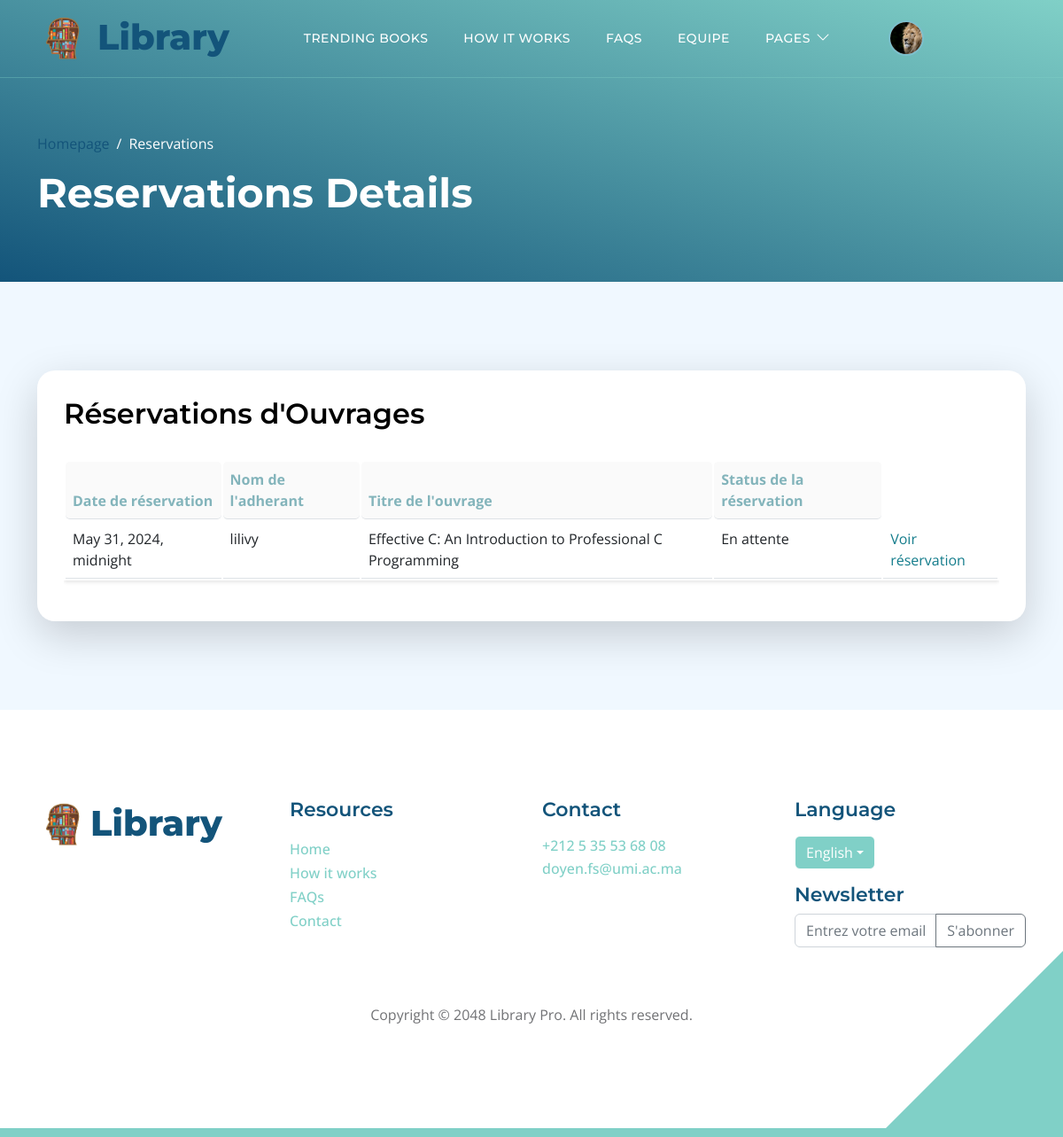
Screenshot of /list_reservations/ (signed in) with the database file from the repository.
### adherants/models.py (models this page shows, shortened)
class Profile(models.Model):
    user = models.OneToOneField(User, on_delete=models.CASCADE, null=True, blank=True)
    prenom = models.CharField(max_length=255, blank=True, null=True)
    nom = models.CharField(max_length=255, blank=True, null=True)
    email = models.EmailField(max_length=500, blank=True, null=True)
    username = models.CharField(max_length=200, blank=True, null=True)
    CNI = models.CharField(max_length=200, blank=True, null=True)
    profile_image = models.ImageField(null=True, blank=True, upload_to='profiles/', default="profiles/user-default.png")
    departement = models.CharField(max_length=200, blank=True, null=True)
    filiere = models.CharField(max_length=200, blank=True, null=True)
    CNE = models.CharField(max_length=200, blank=True, null=True)
    semestre = models.CharField(max_length=200, blank=True, null=True)
    sexe = models.CharField(max_length=200, blank=True, null=True)
    phonenumber = models.CharField(max_length=200, blank=True, null=True)
    created = models.DateTimeField(auto_now_add=True)
    id = models.UUIDField(default=uuid.uuid4, unique=True,
                          primary_key=True, editable=False)

### ouvrages/models.py (models this page shows, shortened)
class Reservation(models.Model):
    id = models.UUIDField(default=uuid.uuid4, unique=True, primary_key=True, editable=False)
    date_demande =  models.DateTimeField(auto_now_add=True)
    date_reservation = models.DateTimeField()
    owner = models.ForeignKey(Profile, on_delete=models.CASCADE, null=True, blank=True)
    ouvrage = models.ForeignKey('Ouvrage', on_delete=models.CASCADE, null=True)  # Lier à Ouvrage
    selected_copy = models.ForeignKey('Exemplaire', on_delete=models.CASCADE, null=True, blank=True)
    STATUT_CHOICES = (
        ('en_attente', 'En attente'),
        ('acceptee', 'Acceptée'),
        ('refusee', 'Refusée'),
    )
    statut = models.CharField(max_length=20, choices=STATUT_CHOICES, default='en_attente')
    date_retour_prevue = models.DateField(null=True, blank=True)

class Ouvrage(models.Model):
    id = models.UUIDField(default=uuid.uuid4, unique=True, primary_key=True, editable=False)
    titre = models.CharField(max_length=200)
    auteurs = models.ManyToManyField('Auteur', blank=True)
    featured_image = models.ImageField(null=True, blank=True, default="default.jpg")
    description = models.TextField(blank=True)
    categories = models.ManyToManyField('Categorie', blank=True)
    recommended = models.BooleanField(default=False, blank=True)
    exemplaires_total = models.IntegerField(default=0, null=True, blank=True)
    vote_total = models.IntegerField(default=0, null=True, blank=True)
    vote_ratio = models.IntegerField(default=0, null=True, blank=True)
    date_achat = models.DateTimeField(auto_now_add=True)
    def __str__(self):
        return self.titre
    class Meta:
        ordering = ['-vote_ratio', '-vote_total', 'titre']

### ouvrages/views.py (the view)
# urls.py: path('list_reservations/', views.list_reservations, name='list_reservations'),
def list_reservations(request):
    reservations = Reservation.objects.all()
    return render(request, 'ouvrages/list_reservations.html', {'reservations': reservations})

### ouvrages/templates/ouvrages/list_reservations.html (shortened to what this page needs)
{% extends 'main.html' %}
{% block content %}
{% load static %}
<header class="site-header d-flex flex-column justify-content-center align-items-center">
    <div class="container">
        <div class="row align-items-center">
            <div class="col-lg-12 col-12">
                <nav aria-label="breadcrumb">
                    <ol class="breadcrumb">
                        <li class="breadcrumb-item"><a href="{% url 'ouvrages:index' %}">Homepage</a></li>
                        <li class="breadcrumb-item active" aria-current="page">Reservations</li>
                    </ol>
                </nav>
                <h2 class="text-white">Reservations Details</h2>
            </div>
        </div>
    </div>
</header>
<section class="section-bg section-padding">
    <div class="container">
        <div class="row">
            <div class="col-lg-12 col-12">
                <div class="custom-block bg-white shadow-lg">
                    <div class="d-flex justify-content-between align-items-center mb-4">
                        <h3 class="section-title">Réservations d'Ouvrages</h3>
                    </div>
                    <div class="table-responsive">
                        <table class="table ">
                            <thead >
                                <tr class="th">
                                    <th class="th">Date de réservation</th>
                                    <th class="th">Nom de l'adherant</th>
                                    <th class="th" >Titre de l'ouvrage</th>
                                    <th class="th" >Status de la réservation</th>
                                </tr>
                            </thead>
                            <tbody>
                                {% for reservation in reservations %}
                                <tr>
                                    <td>{{ reservation.date_reservation }}</td>
                                    <td>{{ reservation.owner.username }}</td>
                                    <td>{{ reservation.ouvrage }}</td>
                                    <td>{{ reservation.get_statut_display }}</td>
                                    <td ><a href="{% url 'ouvrages:reservation_detail' reservation.id%}" style="color: #137C8B;">Voir réservation</a></td>
                                </tr>
                                {% empty %}
                                <tr>
                                    <td colspan="5" class="fw-semibold text-center text-warning">Aucune réservation disponible</td>
                                </tr>
                                {% endfor %}
                            </tbody>
                        </table>
                    </div>
                </div>
            </div>
        </div>
    </div>
</section>
{% endblock content%}

### templates/navbar.html (shortened to what this page needs)
{% load static %}
<nav class="navbar navbar-expand-lg">
    <div class="container">
        <a class="navbar-brand" href="{% url 'ouvrages:index'%}#section_1">
            <div class="d-flex justify-content-around align-content-center">
                <img src="{% static 'images/logoo.png'%}" style="height: 60px;width: auto; margin-top:auto; margin-right: 0.5rem;"/>
                <h6 style="margin-top:0.3rem; font-size: 2.5rem; font-weight: 800;">Library</h6>
            </div>
        </a>
        <div class="collapse navbar-collapse" id="navbarNav">
            <ul class="navbar-nav ms-lg-5">
                {% if user.is_staff %}
                <li class="nav-item">
                    <a class="nav-link click-scroll" href="{% url 'ouvrages:browse'%}">Ouvrages</a>
                </li>
                <li class="nav-item">
                    <a class="nav-link click-scroll" href="{% url 'ouvrages:exemplaires' %}">Exemplaires</a>
                </li>
                <li class="nav-item">
                    <a class="nav-link click-scroll" href="{% url 'ouvrages:emprunt' %}">Emprunts</a>
                </li>
                <li class="nav-item">
                    <a class="nav-link click-scroll" href="{% url 'ouvrages:list_reservations' %}">Reservations</a>
                </li>
                {% else %}
                <li class="nav-item">
                    <a class="nav-link click-scroll" href="{% url 'ouvrages:index' %}#section_2">Trending Books</a>
                </li>
                <li class="nav-item">
                    <a class="nav-link click-scroll" href="{% url 'ouvrages:index' %}#section_3">How it works</a>
                </li>
                <li class="nav-item">
                    <a class="nav-link click-scroll" href="{% url 'ouvrages:index' %}#section_4">FAQs</a>
                </li>
                <li class="nav-item">
                    <a class="nav-link click-scroll" href="{% url 'ouvrages:index' %}#section_5">Equipe</a>
                </li>
                <li class="nav-item dropdown">
                    <a class="nav-link dropdown-toggle" href="#section_5" id="navbarLightDropdownMenuLink" role="button" data-bs-toggle="dropdown" aria-expanded="false">Pages</a>
                </li>
                {%endif%}
            </ul>
            <div class="d-none d-lg-block ms-lg-4">
                <div class="nav-item dropdown">
                    {% if user.is_authenticated %}
                        <a href="#" class="ms-lg-4" id="navbarLightDropdownMenuLink" role="button" data-bs-toggle="dropdown" aria-expanded="false">
                            <img src="{{ user.profile.profile_image.url }}" class="avatar avatar-sm nav-link navbar-icon bi-person smoothscroll">
                        </a>
                    {% else %}
                        <a class="nav-link navbar-icon bi-person smoothscroll ms-lg-4" href="#" id="navbarLightDropdownMenuLink" role="button" data-bs-toggle="dropdown" aria-expanded="false">
                        </a>
                    {% endif %}
                </div>
            </div>
        </div>
    </div>
</nav>

### static/css/templatemo-topic-listing.css (style rules this page uses)
:root { --white-color: #ffffff; --primary-color: #13547a; --secondary-color: #80d0c7; --section-bg-color: #f0f8ff; --custom-btn-bg-color: #80d0c7; --custom-btn-bg-hover-color: #13547a; --dark-color: #000000; --p-color: #717275; --border-color: #7fffd4; --link-hover-color: #13547a; --body-font-family: 'Open Sans', sans-serif; --title-font-family: 'Montserrat', sans-serif; --h1-font-size: 58px; --h2-font-size: 46px; --h3-font-size: 32px; --h4-font-size: 28px; --h5-font-size: 24px; --h6-font-size: 22px; --p-font-size: 20px; --menu-font-size: 14px; --btn-font-size: 18px; --copyright-font-size: 16px; --border-radius-large: 100px; --border-radius-medium: 20px; --border-radius-small: 10px; --font-weight-normal: 400; --font-weight-medium: 500; --font-weight-semibold: 600; --font-weight-bold: 700; }
body { background-color: var(--white-color); font-family: var(--body-font-family); }
h2, h3, h4, h5, h6 { color: var(--dark-color); }
h1, h2, h3, h4, h5, h6 { font-family: var(--title-font-family); font-weight: var(--font-weight-semibold); }
h2 { font-size: var(--h2-font-size); font-weight: var(--font-weight-bold); }
h3 { font-size: var(--h3-font-size); }
h6 { color: var(--primary-color); font-size: var(--h6-font-size); }
ul li { color: var(--p-color); font-size: var(--p-font-size); font-weight: var(--font-weight-normal); }
a, button { touch-action: manipulation; transition: all 0.3s; }
a { display: inline-block; color: var(--primary-color); text-decoration: none; }
.section-padding { padding-top: 100px; padding-bottom: 100px; }
.section-bg { background-color: var(--section-bg-color); }
.site-header { background-image: linear-gradient(15deg, #13547a 0%, #80d0c7 100%); padding-top: 150px; padding-bottom: 80px; }
.site-header .container { height: 100%; }
.breadcrumb-item+.breadcrumb-item::before, .breadcrumb-item a:hover, .breadcrumb-item.active { color: var(--white-color); }
.navbar { background: transparent; border-bottom: 1px solid rgba(128, 208, 199, 0.35); z-index: 9; }
.navbar-brand, .navbar-brand:hover { font-size: var(--h3-font-size); font-weight: var(--font-weight-bold); display: block; }
.navbar-expand-lg .navbar-nav .nav-link { border-radius: var(--border-radius-large); margin: 10px; padding: 10px; }
.navbar-nav .nav-link { display: inline-block; color: var(--white-color); font-family: var(--title-font-family); font-size: var(--menu-font-size); font-weight: var(--font-weight-medium); text-transform: uppercase; letter-spacing: 0.5px; position: relative; padding-top: 15px; padding-bottom: 15px; }
.navbar .dropdown-toggle::after { content: "\f282"; display: inline-block; font-family: bootstrap-icons !important; font-size: var(--copyright-font-size); font-style: normal; font-weight: normal !important; font-variant: normal; text-transform: none; line-height: 1; vertical-align: -.125em; -webkit-font-smoothing: antialiased; -moz-osx-font-smoothing: grayscale; position: relative; left: 2px; border: 0; }
.navbar-icon { background: var(--white-color); border-radius: var(--border-radius-large); display: inline-block; font-size: var(--h5-font-size); width: 40px; height: 40px; line-height: 40px; text-align: center; transition: all 0.3s ease; }
.custom-block { border-radius: var(--border-radius-medium); position: relative; overflow: hidden; padding: 30px; transition: all 0.3s ease; height: 100%; }
.topics-listing-page .site-header { padding-bottom: 65px; }

### templates/main.html (style rules this page uses)
.avatar { border-radius: 50%; border: 2px solid #7bbfcc; object-fit: cover; }

### ouvrages/templates/ouvrages/list_reservations.html (style rules this page uses)
.th { background-color: #fafafa !important; color: #83b4bb; border-radius: 5px !important; padding: 10px; }
table { border-collapse: separate; box-shadow: 0px 2px 4px rgba(0, 0, 0, 0.1); }

### rows the page displays
Reservation: date_reservation "May 31, 2024, midnight", owner.username "lilivy", ouvrage "Effective C: An Introduction to Professional C Programming", statut "En attente"
